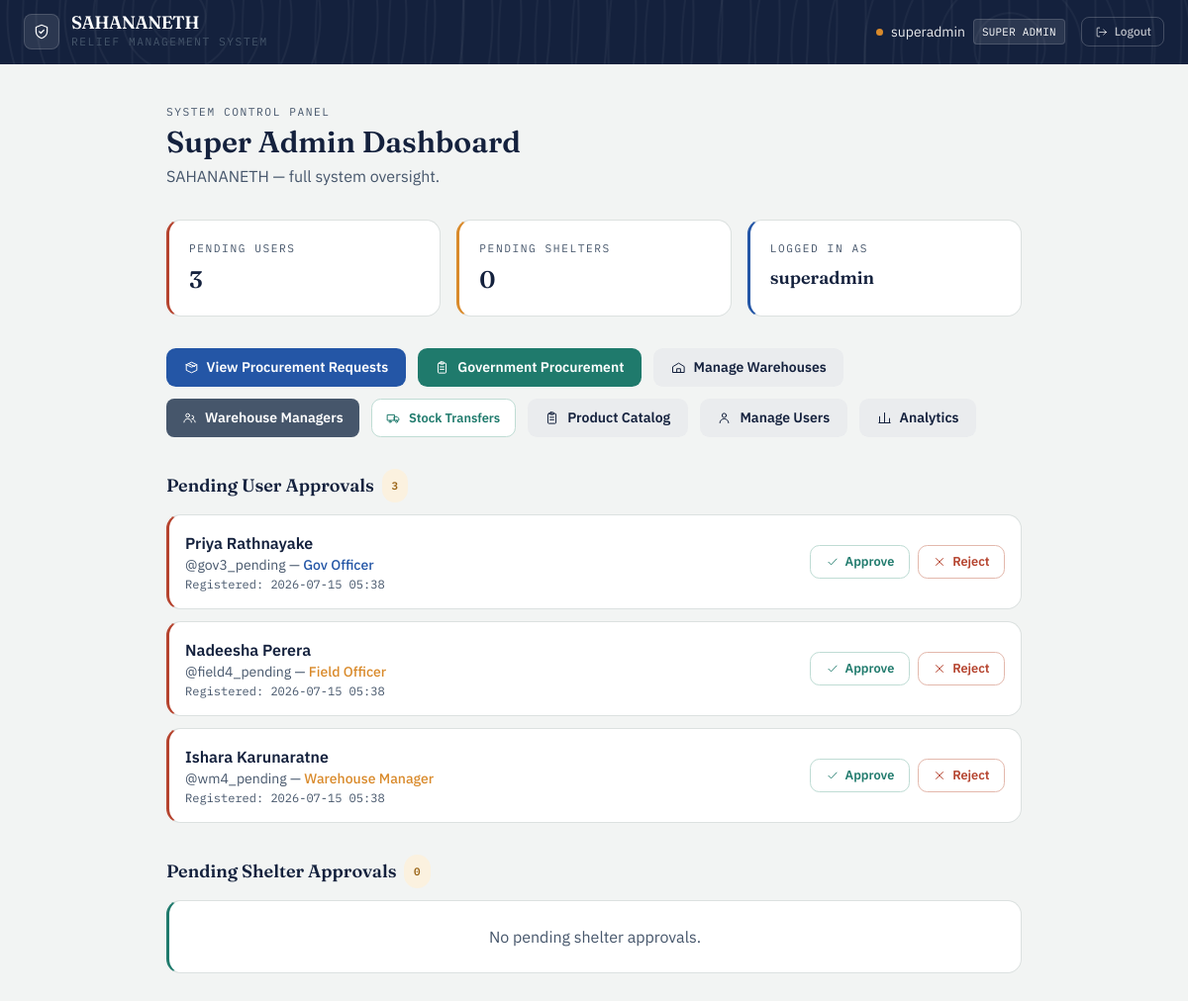
The app's page /admin/dashboard (signed in), older data.
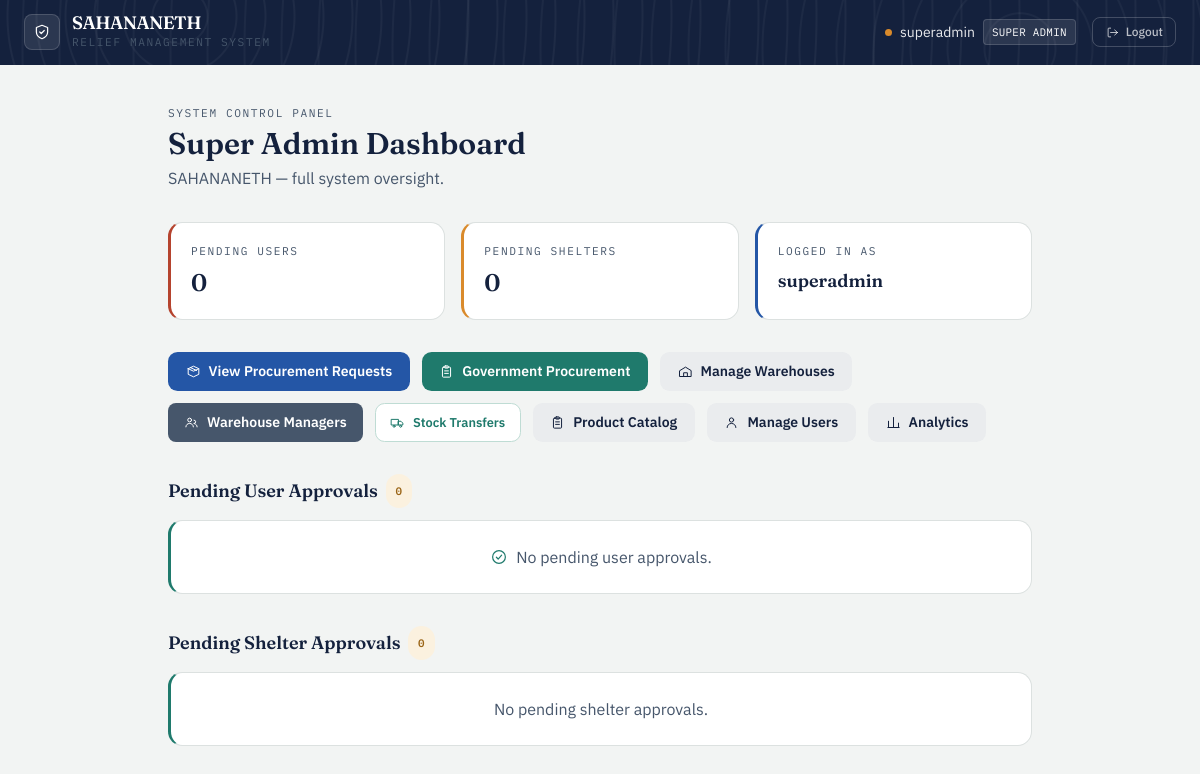
The same page, newer data.
### app/models/user.py (models this page shows, shortened)
class User(UserMixin, db.Model):
    __tablename__ = 'users'
    id = db.Column(db.Integer, primary_key=True)
    username = db.Column(db.String(80), unique=True, nullable=False)
    full_name = db.Column(db.String(150), nullable=True)
    password_hash = db.Column(db.String(256), nullable=False)
    role_level = db.Column(
    db.Enum('super_admin', 'gov_officer', 'field_officer',
            'warehouse_manager', 'citizen',
            name='user_role_enum'),
    nullable=False
)
    status = db.Column(
        db.Enum('pending', 'active', 'needs_verification', 'verified', 'rejected',name='user_status_enum'),
        default='pending',
        nullable=False
    )
    assigned_node_id = db.Column(db.Integer, nullable=True)
    created_at = db.Column(db.DateTime, default=datetime.utcnow)

### app/routes/super_admin.py (the view)
@admin_bp.route('/dashboard')
@login_required
@role_required('super_admin')
def dashboard():
    pending_users = User.query.filter_by(status='pending').all()
    pending_shelters = Shelter.query.filter_by(status='pending_approval').all()
    return render_template('super_admin/dashboard.html',
                           pending_users=pending_users,
                           pending_shelters=pending_shelters)

### app/models/user.py (called while the page is built)
@login_manager.user_loader
def load_user(user_id):
    return User.query.get(int(user_id))

### app/utils.py (called while the page is built)
def role_required(*roles):
    def decorator(f):
        @wraps(f)
        def decorated_function(*args, **kwargs):
            if not current_user.is_authenticated:
                abort(401)
            if current_user.role_level not in roles:
                abort(403)
            return f(*args, **kwargs)
        return decorated_function
    return decorator

### app/templates/super_admin/dashboard.html (shortened to what the changed rows need)
{% extends "base.html" %}
{% block content %}
<div class="max-w-4xl mx-auto mt-10 px-4 pb-16">
    <div class="eyebrow">System Control Panel</div>
    <h1 class="font-display text-3xl font-semibold text-ink mt-1">Super Admin Dashboard</h1>
    <p class="text-slate mt-1 mb-8">SAHANANETH — full system oversight.</p>
    <div class="grid grid-cols-1 md:grid-cols-3 gap-4 mb-8">
        <div class="ledger-card tone-rust p-5">
            <p class="eyebrow">Pending Users</p>
            <p class="font-display text-2xl font-semibold text-ink mt-2">{{ pending_users|length }}</p>
        </div>
        <div class="ledger-card tone-amber p-5">
        </div>
        <div class="ledger-card tone-civic p-5">
        </div>
    </div>
    <div class="flex gap-3 mb-8 flex-wrap">
        <a href="/admin/procurement" class="btn-primary flex items-center gap-2">
        </a>
        <a href="/gov/procurement" class="btn-secondary flex items-center gap-2">
        </a>
        <a href="/gov/warehouses" class="btn-ghost flex items-center gap-2">
        </a>
        <a href="/gov/warehouse-managers" class="inline-flex items-center gap-2 rounded-lg px-4 py-2 text-sm font-semibold text-white" style="background:#46566B">
        </a>
        <a href="/warehouse/transfers" class="btn-approve flex items-center gap-2">
        </a>
        <a href="/warehouse/catalog" class="btn-ghost flex items-center gap-2">
        </a>
        <a href="/admin/users" class="btn-ghost flex items-center gap-2">
        </a>
        <a href="/admin/analytics" class="btn-ghost flex items-center gap-2">
        </a>
    </div>
    <h2 class="font-display text-lg font-semibold text-ink mb-3 flex items-center gap-2">
        Pending User Approvals
        <span class="status-pill status-pending">{{ pending_users|length }}</span>
    </h2>
    {% if pending_users %}
    <div class="space-y-3 mb-8">
        {% for user in pending_users %}
        <div class="ledger-card tone-rust p-4 flex justify-between items-center">
            <div>
                <p class="font-semibold text-ink">{{ user.full_name or user.username }}</p>
                <p class="text-sm text-slate">
                    @{{ user.username }} —
                    <span class="font-medium {% if user.role_level == 'gov_officer' %}text-civic{% else %}text-amber{% endif %}">
                        {{ user.role_level.replace('_', ' ').title() }}
                    </span>
                </p>
                <p class="text-xs text-slate mt-0.5 font-mono">
                    Registered: {{ user.created_at.strftime('%Y-%m-%d %H:%M') }}
                </p>
            </div>
            <div class="flex gap-2">
                <a href="/admin/approve/user/{{ user.id }}" class="btn-approve flex items-center gap-1.5">
                    <svg class="icon" style="width:14px;height:14px"><use href="#icon-check"/></svg>
                    Approve
                </a>
                <a href="/admin/reject/user/{{ user.id }}" class="btn-danger flex items-center gap-1.5">
                    <svg class="icon" style="width:14px;height:14px"><use href="#icon-x"/></svg>
                    Reject
                </a>
            </div>
        </div>
        {% endfor %}
    </div>
    {% else %}
    <div class="ledger-card tone-relief p-6 text-center text-slate mb-8 flex items-center justify-center gap-2">
        <svg class="icon text-relief"><use href="#icon-check-circle"/></svg>
        No pending user approvals.
    </div>
    {% endif %}
    <h2 class="font-display text-lg font-semibold text-ink mb-3 flex items-center gap-2">
        Pending Shelter Approvals
        <span class="status-pill status-pending">{{ pending_shelters|length }}</span>
    </h2>
    {% if pending_shelters %}
    <div class="space-y-3">
        {% for shelter in pending_shelters %}
        <div class="ledger-card tone-amber p-4 flex justify-between items-center">
            <div>
                <p class="font-semibold text-ink">{{ shelter.shelter_name }}</p>
                <p class="text-sm text-slate">
                    Capacity: {{ shelter.maximum_capacity }} persons
                    {% if shelter.address %} · {{ shelter.address }}{% endif %}
                </p>
                <p class="text-xs text-slate mt-0.5 font-mono">
                    Submitted by: {{ shelter.created_by.username }} · {{ shelter.created_at.strftime('%Y-%m-%d %H:%M') }}
                </p>
                {% if shelter.latitude and shelter.longitude %}
                <p class="text-xs text-slate flex items-center gap-1 mt-0.5 font-mono">
                    <svg class="icon" style="width:12px;height:12px"><use href="#icon-pin"/></svg>
                    {{ shelter.latitude }}, {{ shelter.longitude }}
                </p>
                {% endif %}
            </div>
            <div class="flex gap-2">
                <a href="/admin/approve/shelter/{{ shelter.id }}" class="btn-approve flex items-center gap-1.5">
                    <svg class="icon" style="width:14px;height:14px"><use href="#icon-check"/></svg>
                    Approve
                </a>
                <a href="/admin/reject/shelter/{{ shelter.id }}" class="btn-danger flex items-center gap-1.5">
                    <svg class="icon" style="width:14px;height:14px"><use href="#icon-x"/></svg>
                    Reject
                </a>
            </div>
        </div>
        {% endfor %}
    </div>
    {% else %}
    <div class="ledger-card tone-relief p-6 text-center text-slate">
        No pending shelter approvals.
    </div>
    {% endif %}
</div>
{% endblock %}

Row changes from the older to the newer data that the page shows:
no longer on this page (row edited): User: full_name "Priya Rathnayake", username "gov3_pending", role_level.replace "Gov Officer", created_at "2026-07-15 05:38"
no longer on this page (row edited): User: full_name "Nadeesha Perera", username "field4_pending", role_level.replace "Field Officer", created_at "2026-07-15 05:38"
no longer on this page (row edited): User: full_name "Ishara Karunaratne", username "wm4_pending", role_level.replace "Warehouse Manager", created_at "2026-07-15 05:38"
Text that changed along with them:
{{ pending_users|length }}: "3" → "0"
text now shown: "No pending user approvals."
